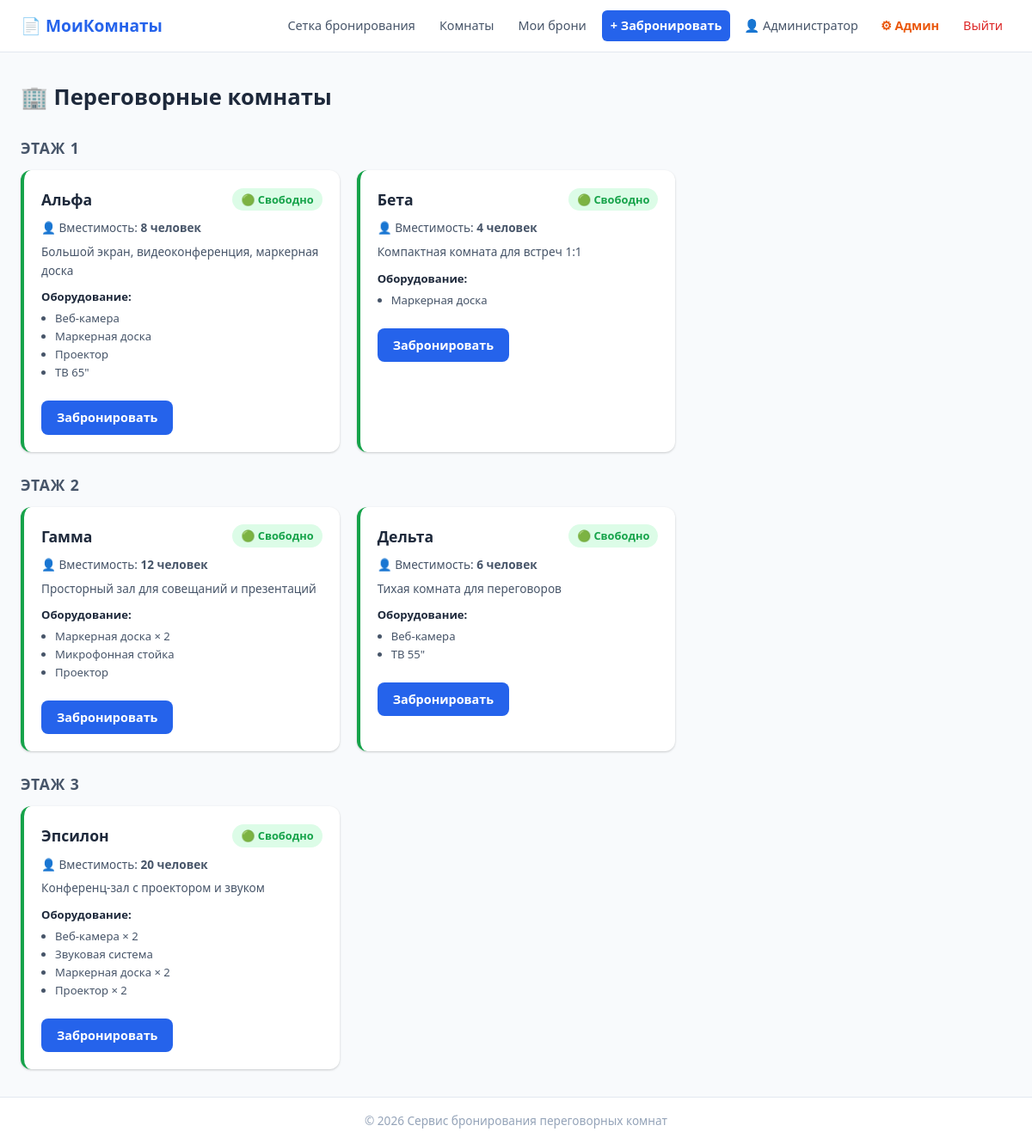
The app's page /rooms.php (signed in) with its own data.
### tables this page shows
CREATE TABLE IF NOT EXISTS `rooms` (
  `id`          INT UNSIGNED AUTO_INCREMENT PRIMARY KEY,
  `name`        VARCHAR(120) NOT NULL,
  `capacity`    TINYINT UNSIGNED NOT NULL DEFAULT 6,
  `floor`       TINYINT UNSIGNED NOT NULL DEFAULT 1,
  `description` TEXT DEFAULT NULL,
  `created_at`  DATETIME NOT NULL DEFAULT CURRENT_TIMESTAMP
);

CREATE TABLE IF NOT EXISTS `equipment` (
  `id`       INT UNSIGNED AUTO_INCREMENT PRIMARY KEY,
  `room_id`  INT UNSIGNED NOT NULL,
  `name`     VARCHAR(120) NOT NULL,
  `quantity` TINYINT UNSIGNED NOT NULL DEFAULT 1,
  FOREIGN KEY (`room_id`) REFERENCES `rooms`(`id`) ON DELETE CASCADE
);

### config/db.php (called while the page is built, shortened)
<?php
function isLoggedIn(): bool  { return !empty($_SESSION['user_id']); }

### rooms.php (the view, shortened to what this page needs)
<?php
require_once __DIR__ . '/config/db.php';
$db = getDB();
$rooms = $db->query("SELECT * FROM rooms ORDER BY floor, name")->fetchAll();
$equipment = [];
$eStmt = $db->query("SELECT * FROM equipment ORDER BY room_id, name");
foreach ($eStmt->fetchAll() as $eq) {
    $equipment[$eq['room_id']][] = $eq;
}
$nextBook = [];
require_once __DIR__ . '/includes/header.php';
?>
<div class="container">
  <h1 class="page-title">&#127970; Переговорные комнаты</h1>
  <?php
  $floorGroups = [];
  foreach ($rooms as $r) $floorGroups[$r['floor']][] = $r;
  ksort($floorGroups);
  ?>
  <?php foreach ($floorGroups as $floor => $floorRooms): ?>
    <h2 class="floor-heading">Этаж <?= $floor ?></h2>
    <div class="rooms-grid">
      <?php foreach ($floorRooms as $room): ?>
        <?php
          $eqs  = $equipment[$room['id']] ?? [];
          $nb   = $nextBook[$room['id']] ?? null;
          $busy = $nb && date('Y-m-d H:i:s') >= $nb['start_at'] && date('Y-m-d H:i:s') < $nb['end_at'];
        ?>
        <div class="room-card <?= $busy ? 'room-busy' : 'room-free' ?>" id="room-<?= $room['id'] ?>">
          <div class="room-card-header">
            <span class="room-name"><?= htmlspecialchars($room['name']) ?></span>
            <span class="room-status <?= $busy ? 'status-busy' : 'status-free' ?>">
              <?= $busy ? '&#128308; Занято' : '&#128994; Свободно' ?>
            </span>
          </div>
          <div class="room-cap-line">&#128100; Вместимость: <strong><?= $room['capacity'] ?> человек</strong></div>
          <?php if ($room['description']): ?>
            <p class="room-desc"><?= htmlspecialchars($room['description']) ?></p>
          <?php endif; ?>
          <?php if ($eqs): ?>
            <div class="room-equipment">
              <strong>Оборудование:</strong>
              <ul>
                <?php foreach ($eqs as $eq): ?>
                  <li><?= htmlspecialchars($eq['name']) ?><?= $eq['quantity'] > 1 ? ' &times; ' . $eq['quantity'] : '' ?></li>
                <?php endforeach; ?>
              </ul>
            </div>
          <?php endif; ?>
          <?php if (isLoggedIn()): ?>
            <a href="/book.php?room_id=<?= $room['id'] ?>" class="btn btn-blue" style="margin-top:12px;">
              Забронировать
            </a>
          <?php endif; ?>
        </div>
      <?php endforeach; ?>
    </div>
  <?php endforeach; ?>
</div>
<?php require_once __DIR__ . '/includes/footer.php'; ?>

### style.css (style rules this page uses)
*, *::before, *::after { box-sizing: border-box; margin: 0; padding: 0; }
:root { --blue: #2563eb; --blue-h: #1d4ed8; --green: #16a34a; --red: #dc2626; --orange: #ea580c; --gray-50: #f8fafc; --gray-100:#f1f5f9; --gray-200:#e2e8f0; --gray-400:#94a3b8; --gray-600:#475569; --gray-800:#1e293b; --radius: 8px; --shadow: 0 1px 3px rgba(0,0,0,.12), 0 1px 2px rgba(0,0,0,.08); --shadow-md: 0 4px 6px -1px rgba(0,0,0,.1), 0 2px 4px -1px rgba(0,0,0,.06); }
body { font-family: 'Segoe UI', system-ui, sans-serif; background: var(--gray-50); color: var(--gray-800); line-height: 1.6; }
.container { max-width: 1400px; margin: 0 auto; padding: 32px 24px; }
.page-title { font-size: 1.6rem; font-weight: 700; margin-bottom: 24px; }
.btn { display: inline-block; padding: 8px 18px; border-radius: var(--radius); border: none; cursor: pointer; font-size: .9rem; font-weight: 600; text-decoration: none; transition: opacity .15s, background .15s; }
.btn-blue { background: var(--blue); color: #fff; }
.floor-heading { font-size: 1.1rem; font-weight: 700; color: var(--gray-600); margin: 24px 0 12px; text-transform: uppercase; letter-spacing: .05em; }
.rooms-grid { display: grid; grid-template-columns: repeat(auto-fill, minmax(280px, 1fr)); gap: 20px; }
.room-card { background: #fff; border-radius: 12px; padding: 20px; box-shadow: var(--shadow); border-left: 4px solid transparent; }
.room-free { border-left-color: var(--green); }
.room-card-header { display: flex; justify-content: space-between; align-items: center; margin-bottom: 8px; }
.room-name { font-size: 1.1rem; font-weight: 700; }
.room-status { font-size: .8rem; font-weight: 600; padding: 3px 10px; border-radius: 20px; }
.status-free { background: #dcfce7; color: var(--green); }
.room-cap-line { font-size: .85rem; color: var(--gray-600); margin-bottom: 6px; }
.room-desc { font-size: .85rem; color: var(--gray-600); margin-bottom: 10px; }
.room-equipment { font-size: .82rem; margin-bottom: 10px; }
.room-equipment ul { margin: 4px 0 0 16px; color: var(--gray-600); }

### records on screen
rooms: name "Альфа", capacity "8", description "Большой экран, видеоконференция, маркерная доска"
equipment: name "Веб-камера"
equipment: name "Маркерная доска"
equipment: name "Проектор"
equipment: name "ТВ 65\""
rooms: name "Бета", capacity "4", description "Компактная комната для встреч 1:1"
equipment: name "Маркерная доска"
rooms: name "Гамма", capacity "12", description "Просторный зал для совещаний и презентаций"
equipment: name "Маркерная доска", quantity "2"
equipment: name "Микрофонная стойка"
equipment: name "Проектор"
rooms: name "Дельта", capacity "6", description "Тихая комната для переговоров"
equipment: name "Веб-камера"
equipment: name "ТВ 55\""
rooms: name "Эпсилон", capacity "20", description "Конференц-зал с проектором и звуком"
equipment: name "Веб-камера", quantity "2"
equipment: name "Звуковая система"
equipment: name "Маркерная доска", quantity "2"
equipment: name "Проектор", quantity "2"

### other values on screen
$_SESSION['user_name'] "Администратор"
$floor "1"
$floor "2"
$floor "3"
